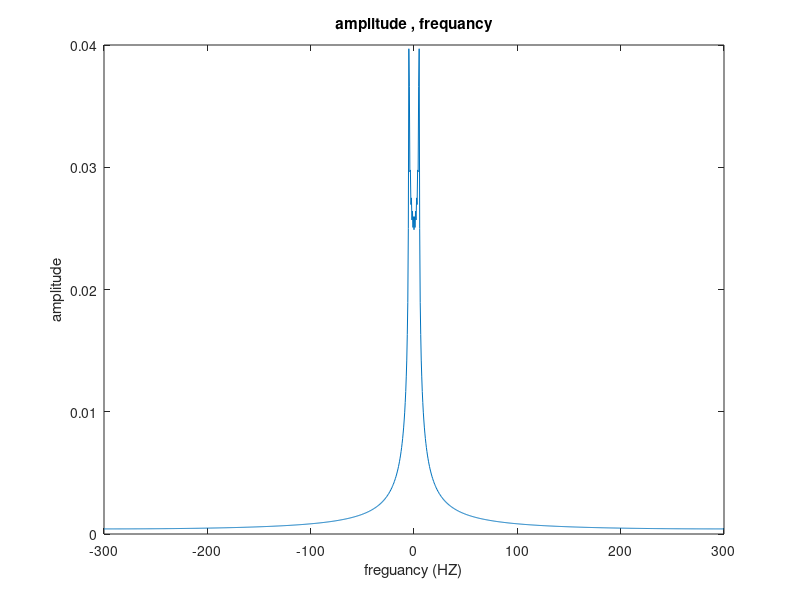

Write the MATLAB code that produced this figure.
fs=600;
t= -1 : 1/fs : 1;
xm = zeros(size(t));
for i=1:1:601
    xm(i)=0;
end
for i=601:1:1201
    xm(i) = sinc(10*t(i));
end
Y = fft(xm);
Y = fftshift(Y);
f = -fs/2:0.5:fs/2;
A = abs(Y/length(Y));

plot(f,A);


title('amplitude , frequancy')
xlabel('freguancy (HZ)')
ylabel('amplitude')